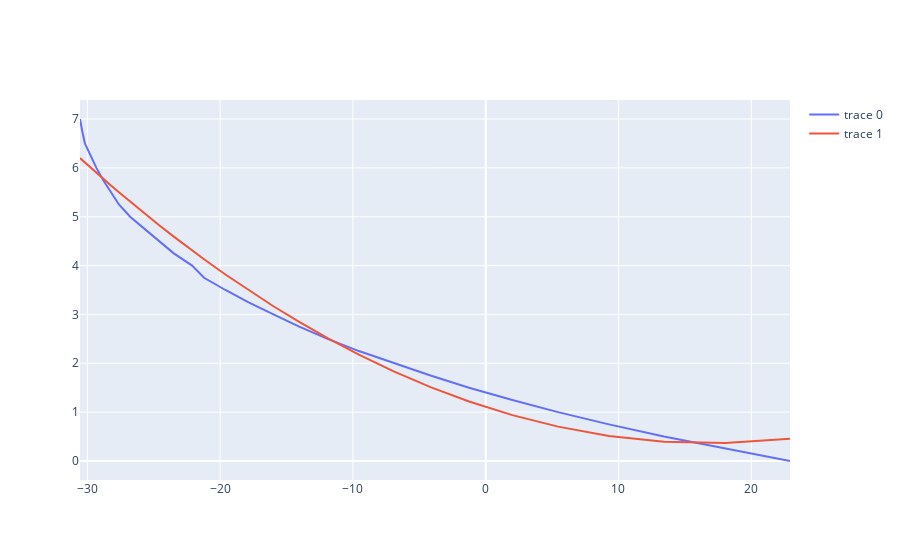

The notebook cell saved with this chart:
### Code cell
import plotly.graph_objects as go
from scipy.optimize import curve_fit

def func(x, x0, a, b):
    return a +b*(x-x0)**2
    #return a + np.exp(-(x-x0))

popt, pcov = curve_fit(func, measuredVals[:,1], measuredVals[:,0])
print(popt)

fig = go.Figure()
fig.add_trace(go.Scatter(x=measuredVals[:,1], y=measuredVals[:,0]))
fig.add_trace(go.Scatter(x=measuredVals[:,1], y=func(measuredVals[:,1], *popt)))

### Figure 1 — Plotly figure (JSON) as saved in the notebook; plotly's stock layout.template omitted (floating-point values rounded to 4 significant figures)
{"data": [{"type": "scatter", "x": [22.92, 18.05, 13.42, 9.281, 5.449, 2.006, -1.251, -4.157, -6.925, -9.551, -11.91, -14.04, -15.99, -17.89, -19.6, -21.21, -22.11, -23.49, -24.59, -25.72, -26.78, -27.62, -28.24, -28.81, -29.32, -29.75, -30.18, -30.38, -30.55], "y": [0, 0.25, 0.5, 0.75, 1, 1.25, 1.5, 1.75, 2, 2.25, 2.5, 2.75, 3, 3.25, 3.5, 3.75, 4, 4.25, 4.5, 4.75, 5, 5.25, 5.5, 5.75, 6, 6.25, 6.5, 6.75, 7]}, {"type": "scatter", "x": [22.92, 18.05, 13.42, 9.281, 5.449, 2.006, -1.251, -4.157, -6.925, -9.551, -11.91, -14.04, -15.99, -17.89, -19.6, -21.21, -22.11, -23.49, -24.59, -25.72, -26.78, -27.62, -28.24, -28.81, -29.32, -29.75, -30.18, -30.38, -30.55], "y": [0.457, 0.3667, 0.3947, 0.5138, 0.7033, 0.9385, 1.218, 1.513, 1.835, 2.177, 2.515, 2.846, 3.167, 3.501, 3.817, 4.128, 4.308, 4.592, 4.826, 5.072, 5.309, 5.502, 5.646, 5.78, 5.9, 6.005, 6.11, 6.159, 6.201]}], "layout": {}}
